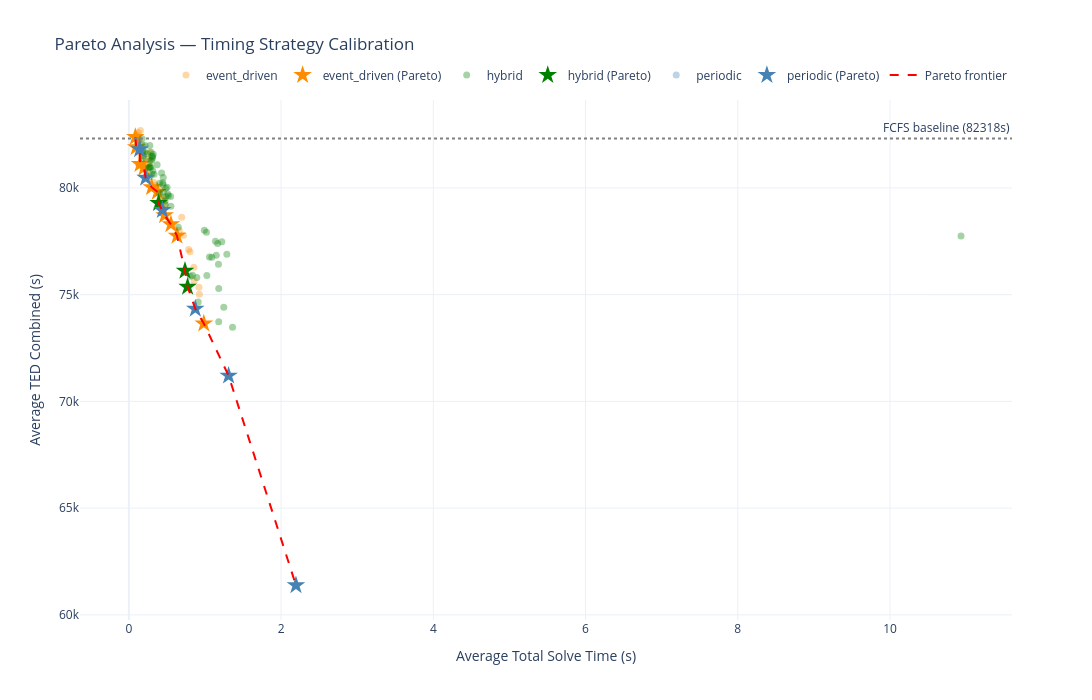

The code cell stored with this chart in its notebook:
### Markdown cell above
## Interactive

### Code cell
import plotly.graph_objects as go

fig = go.Figure()

colors = {
    'periodic':     'steelblue',
    'event_driven': 'darkorange',
    'hybrid':       'green',
}


def build_customdata(df):
    return list(zip(
        df['strategy_type'],
        df['periodic_rf'],
        df['event_driven_rf'],
        df['controller_freq'],
        df['threshold_conf'],
    ))


for strategy, group in df_strategies.groupby('strategy_type'):

    color = colors.get(strategy, 'black')

    non_pareto = group[~group['pareto']]
    pareto     = group[group['pareto']]

    # Non-Pareto points
    if len(non_pareto) > 0:

        fig.add_trace(go.Scatter(
            x=non_pareto['total_solve_time_mean'],
            y=non_pareto['TED_combined_mean'],

            mode='markers',

            marker=dict(
                color=color,
                size=7,
                opacity=0.35,
            ),

            name=f'{strategy}',

            customdata=build_customdata(non_pareto),

            hovertemplate=
                "<b>%{customdata[0]}</b><br>" +
                "TED: %{y:.0f}s<br>" +
                "Solve time: %{x:.3f}s<br>" +
                "Periodic freq: %{customdata[1]}<br>" +
                "EDF: %{customdata[2]}<br>" +
                "Controller freq: %{customdata[3]}<br>" +
                "Threshold conf: %{customdata[4]}<br>" +
                "<extra></extra>"
        ))

    # Pareto points
    if len(pareto) > 0:

        fig.add_trace(go.Scatter(
            x=pareto['total_solve_time_mean'],
            y=pareto['TED_combined_mean'],

            mode='markers',

            marker=dict(
                color=color,
                size=14,
                symbol='star',
            ),

            name=f'{strategy} (Pareto)',

            customdata=build_customdata(pareto),

            hovertemplate=
                "<b>%{customdata[0]} — Pareto</b><br>" +
                "TED: %{y:.0f}s<br>" +
                "Solve time: %{x:.3f}s<br>" +
                "Periodic freq: %{customdata[1]}<br>" +
                "EDF: %{customdata[2]}<br>" +
                "Controller freq: %{customdata[3]}<br>" +
                "Threshold conf: %{customdata[4]}<br>" +
                "<extra></extra>"
        ))


# Pareto frontier line
pareto_sorted = (
    df_strategies[df_strategies['pareto']]
    .sort_values('total_solve_time_mean')
)

fig.add_trace(go.Scatter(
    x=pareto_sorted['total_solve_time_mean'],
    y=pareto_sorted['TED_combined_mean'],

    mode='lines',

    line=dict(
        color='red',
        dash='dash',
        width=2,
    ),

    name='Pareto frontier',

    hoverinfo='skip'
))


# FCFS baseline
if len(df_baseline) > 0:

    baseline_ted = df_baseline['TED_combined_mean'].values[0]

    fig.add_hline(
        y=baseline_ted,

        line_dash='dot',
        line_color='grey',

        annotation_text=f'FCFS baseline ({baseline_ted:.0f}s)',
        annotation_position='top right'
    )


# Layout
fig.update_layout(
    title='Pareto Analysis — Timing Strategy Calibration',

    xaxis_title='Average Total Solve Time (s)',
    yaxis_title='Average TED Combined (s)',

    template='plotly_white',

    width=1100,
    height=700,

    legend=dict(
        orientation='h',
        yanchor='bottom',
        y=1.02,
        xanchor='right',
        x=1
    ),
)

fig.show()

### Figure 1 — Plotly figure (JSON) as saved in the notebook; plotly's stock layout.template omitted (floating-point values rounded to 4 significant figures; data arrays with more than 128 entries replaced by an {"elided": "..."} marker saying what was removed)
{"data": [{"customdata": {"elided": "29x5 mixed values"}, "hovertemplate": "<b>%{customdata[0]}</b><br>TED: %{y:.0f}s<br>Solve time: %{x:.3f}s<br>Periodic freq: %{customdata[1]}<br>EDF: %{customdata[2]}<br>Controller freq: %{customdata[3]}<br>Threshold conf: %{customdata[4]}<br><extra></extra>", "marker": {"color": "darkorange", "opacity": 0.35, "size": 7}, "mode": "markers", "name": "event_driven", "type": "scatter", "x": [0.3236, 0.4758, 0.4415, 0.4565, 0.3985, 0.3484, 0.2149, 0.2251, 0.1598, 0.1252, 0.2686, 0.2629, 0.252, 0.153, 0.1323, 0.1146, 0.1094, 0.1332, 0.1205, 0.1059, 0.9212, 0.8587, 0.9264, 0.8547, 0.6624, 0.8042, 0.7858, 0.6948, 0.7178], "y": [80270.0, 79190.0, 79460.0, 79530.0, 79950.0, 80130.0, 81080.0, 80830.0, 81490.0, 82600.0, 81680.0, 81250.0, 81350.0, 82700.0, 82240.0, 82180.0, 82390.0, 82190.0, 82340.0, 82480.0, 75350.0, 75640.0, 75020.0, 76280.0, 78010.0, 77010.0, 77110.0, 78630.0, 77780.0]}, {"customdata": [["event_driven", null, 1800, 1800, 0.4], ["event_driven", null, 1800, 1800, 0.8], ["event_driven", null, 1800, 450, 0.4], ["event_driven", null, 3600, 1800, 0.8], ["event_driven", null, 3600, 3600, 0.8], ["event_driven", null, 5400, 1800, 0.8], ["event_driven", null, 5400, 3600, 0.8], ["event_driven", null, 600, 300, 0.4], ["event_driven", null, 900, 900, 0.6], ["event_driven", null, 900, 900, 0.8]], "hovertemplate": "<b>%{customdata[0]} — Pareto</b><br>TED: %{y:.0f}s<br>Solve time: %{x:.3f}s<br>Periodic freq: %{customdata[1]}<br>EDF: %{customdata[2]}<br>Controller freq: %{customdata[3]}<br>Threshold conf: %{customdata[4]}<br><extra></extra>", "marker": {"color": "darkorange", "size": 14, "symbol": "star"}, "mode": "markers", "name": "event_driven (Pareto)", "type": "scatter", "x": [0.3757, 0.2992, 0.4701, 0.1983, 0.09675, 0.1468, 0.08562, 0.9849, 0.6327, 0.5526], "y": [79820.0, 80040.0, 78710.0, 80940.0, 81910.0, 81120.0, 82380.0, 73650.0, 77760.0, 78290.0]}, {"customdata": {"elided": "63x5 mixed values"}, "hovertemplate": "<b>%{customdata[0]}</b><br>TED: %{y:.0f}s<br>Solve time: %{x:.3f}s<br>Periodic freq: %{customdata[1]}<br>EDF: %{customdata[2]}<br>Controller freq: %{customdata[3]}<br>Threshold conf: %{customdata[4]}<br><extra></extra>", "marker": {"color": "green", "opacity": 0.35, "size": 7}, "mode": "markers", "name": "hybrid", "type": "scatter", "x": [0.4832, 0.4457, 0.4303, 0.4519, 0.4042, 0.3717, 0.4759, 0.3318, 0.477, 0.4834, 0.5132, 0.5186, 0.448, 0.4037, 0.5497, 0.5024, 0.452, 0.2795, 0.2703, 0.2792, 0.3097, 0.3048, 0.2757, 0.2982, 0.2896, 0.2606, 0.2432, 0.2115, 0.192, 0.3147, 0.3031, 0.2756, 0.3128, 0.3208, 0.2913, 0.1812, 0.1796, 0.1751, 0.1895, 0.2057, 0.1748, 1.362, 1.247, 1.181, 1.181, 0.9115, 0.8371, 0.8069, 1.025, 0.893, 10.93, 1.288, 1.177, 1.148, 1.222, 1.09, 0.9921, 1.167, 1.138, 1.059, 1.02, 0.6502, 0.5526], "y": [79980.0, 80240.0, 80700.0, 79810.0, 80220.0, 81090.0, 79400.0, 80640.0, 79240.0, 79580.0, 79720.0, 79640.0, 80160.0, 79730.0, 79600.0, 80030.0, 80480.0, 81290.0, 80990.0, 80950.0, 81380.0, 81500.0, 81980.0, 81290.0, 80990.0, 80950.0, 81600.0, 81990.0, 81490.0, 80800.0, 80650.0, 80530.0, 81470.0, 81570.0, 81670.0, 81740.0, 81650.0, 82010.0, 81370.0, 81670.0, 82300.0, 73470.0, 74410.0, 75280.0, 73730.0, 74660.0, 75910.0, 75860.0, 75890.0, 75810.0, 77740.0, 76890.0, 76430.0, 76850.0, 77480.0, 76750.0, 78010.0, 77390.0, 77500.0, 76760.0, 77920.0, 78150.0, 79150.0]}, {"customdata": [["hybrid", 7200, 1800, 1800, 0.6], ["hybrid", 3600, 600, 300, 0.8], ["hybrid", 1800, 600, 600, 0.8]], "hovertemplate": "<b>%{customdata[0]} — Pareto</b><br>TED: %{y:.0f}s<br>Solve time: %{x:.3f}s<br>Periodic freq: %{customdata[1]}<br>EDF: %{customdata[2]}<br>Controller freq: %{customdata[3]}<br>Threshold conf: %{customdata[4]}<br><extra></extra>", "marker": {"color": "green", "size": 14, "symbol": "star"}, "mode": "markers", "name": "hybrid (Pareto)", "type": "scatter", "x": [0.391, 0.772, 0.7377], "y": [79290.0, 75370.0, 76110.0]}, {"customdata": [["periodic", 7200, null, null, null]], "hovertemplate": "<b>%{customdata[0]}</b><br>TED: %{y:.0f}s<br>Solve time: %{x:.3f}s<br>Periodic freq: %{customdata[1]}<br>EDF: %{customdata[2]}<br>Controller freq: %{customdata[3]}<br>Threshold conf: %{customdata[4]}<br><extra></extra>", "marker": {"color": "steelblue", "opacity": 0.35, "size": 7}, "mode": "markers", "name": "periodic", "type": "scatter", "x": [0.1183], "y": [82210.0]}, {"customdata": [["periodic", 1800, null, null, null], ["periodic", 300, null, null, null], ["periodic", 3600, null, null, null], ["periodic", 5400, null, null, null], ["periodic", 600, null, null, null], ["periodic", 900, null, null, null]], "hovertemplate": "<b>%{customdata[0]} — Pareto</b><br>TED: %{y:.0f}s<br>Solve time: %{x:.3f}s<br>Periodic freq: %{customdata[1]}<br>EDF: %{customdata[2]}<br>Controller freq: %{customdata[3]}<br>Threshold conf: %{customdata[4]}<br><extra></extra>", "marker": {"color": "steelblue", "size": 14, "symbol": "star"}, "mode": "markers", "name": "periodic (Pareto)", "type": "scatter", "x": [0.4412, 2.195, 0.2209, 0.1417, 1.311, 0.8729], "y": [78960.0, 61390.0, 80470.0, 81810.0, 71200.0, 74340.0]}, {"hoverinfo": "skip", "line": {"color": "red", "dash": "dash", "width": 2}, "mode": "lines", "name": "Pareto frontier", "type": "scatter", "x": [0.08562, 0.09675, 0.1417, 0.1468, 0.1983, 0.2209, 0.2992, 0.3757, 0.391, 0.4412, 0.4701, 0.5526, 0.6327, 0.7377, 0.772, 0.8729, 0.9849, 1.311, 2.195], "y": [82380.0, 81910.0, 81810.0, 81120.0, 80940.0, 80470.0, 80040.0, 79820.0, 79290.0, 78960.0, 78710.0, 78290.0, 77760.0, 76110.0, 75370.0, 74340.0, 73650.0, 71200.0, 61390.0]}], "layout": {"annotations": [{"showarrow": false, "text": "FCFS baseline (82318s)", "x": 1, "xanchor": "right", "xref": "x domain", "y": 82320.0, "yanchor": "bottom", "yref": "y"}], "height": 700, "legend": {"orientation": "h", "x": 1, "xanchor": "right", "y": 1.02, "yanchor": "bottom"}, "shapes": [{"line": {"color": "grey", "dash": "dot"}, "type": "line", "x0": 0, "x1": 1, "xref": "x domain", "y0": 82320.0, "y1": 82320.0, "yref": "y"}], "title": {"text": "Pareto Analysis — Timing Strategy Calibration"}, "width": 1100, "xaxis": {"title": {"text": "Average Total Solve Time (s)"}}, "yaxis": {"title": {"text": "Average TED Combined (s)"}}}}
